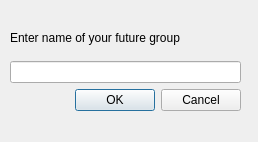
<?xml version="1.0" encoding="UTF-8"?>
<ui version="4.0">
 <class>Group</class>
 <widget class="QDialog" name="Group">
  <property name="geometry">
   <rect>
    <x>0</x>
    <y>0</y>
    <width>258</width>
    <height>142</height>
   </rect>
  </property>
  <property name="windowTitle">
   <string>Dialog</string>
  </property>
  <widget class="QWidget" name="verticalLayoutWidget">
   <property name="geometry">
    <rect>
     <x>10</x>
     <y>20</y>
     <width>231</width>
     <height>91</height>
    </rect>
   </property>
   <layout class="QVBoxLayout" name="verticalLayout">
    <item>
     <widget class="QLabel" name="label">
      <property name="text">
       <string>Enter name of your future group</string>
      </property>
     </widget>
    </item>
    <item>
     <widget class="QLineEdit" name="lineEdit"/>
    </item>
    <item>
     <widget class="QDialogButtonBox" name="buttonBox">
      <property name="orientation">
       <enum>Qt::Horizontal</enum>
      </property>
      <property name="standardButtons">
       <set>QDialogButtonBox::Cancel|QDialogButtonBox::Ok</set>
      </property>
     </widget>
    </item>
   </layout>
  </widget>
 </widget>
 <resources/>
 <connections>
  <connection>
   <sender>buttonBox</sender>
   <signal>accepted()</signal>
   <receiver>Group</receiver>
   <slot>accept()</slot>
   <hints>
    <hint type="sourcelabel">
     <x>248</x>
     <y>254</y>
    </hint>
    <hint type="destinationlabel">
     <x>157</x>
     <y>274</y>
    </hint>
   </hints>
  </connection>
  <connection>
   <sender>buttonBox</sender>
   <signal>rejected()</signal>
   <receiver>Group</receiver>
   <slot>reject()</slot>
   <hints>
    <hint type="sourcelabel">
     <x>316</x>
     <y>260</y>
    </hint>
    <hint type="destinationlabel">
     <x>286</x>
     <y>274</y>
    </hint>
   </hints>
  </connection>
 </connections>
</ui>
